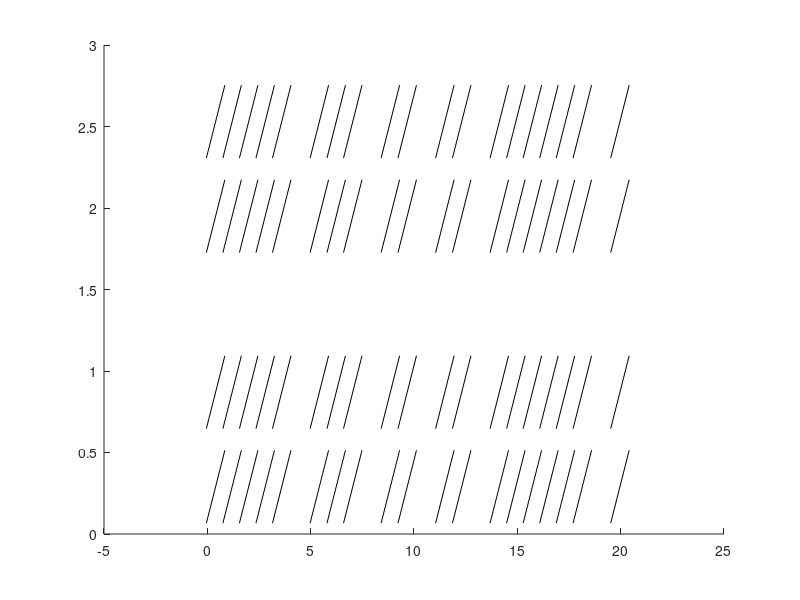

The MATLAB script that drew this image:
close all
clc
clear


%carriage coordinates

%composition of matrix: [x_coord,y_coord,seat_no.]


seat_locations = zeros(76,3);

seat_locations(1,:) = [0.4,0.29,1];
seat_locations(2,:) = [0.4,0.87,2];
seat_locations(3,:) = [0.4,1.95,3];
seat_locations(4,:) = [0.4,2.53,4];

seat_locations(5,:) = [1.2,0.29,5];
seat_locations(6,:) = [1.2,0.87,6];
seat_locations(7,:) = [1.2,1.95,7];
seat_locations(8,:) = [1.2,2.53,8];

seat_locations(9,:) = [2,0.29,9];
seat_locations(10,:) = [2,0.87,10];
seat_locations(11,:) = [2,1.95,11];
seat_locations(12,:) = [2,2.53,12];

seat_locations(13,:) = [2.8,0.29,13];
seat_locations(14,:) = [2.8,0.87,14];
seat_locations(15,:) = [2.8,1.95,15];
seat_locations(16,:) = [2.8,2.53,16];

seat_locations(17,:) = [3.6,0.29,17];
seat_locations(18,:) = [3.6,0.87,18];
seat_locations(19,:) = [3.6,1.95,19];
seat_locations(20,:) = [3.6,2.53,20];

%table%

seat_locations(21,:) = [5.42,0.29,21];
seat_locations(22,:) = [5.42,0.87,22];
seat_locations(23,:) = [5.42,1.95,23];
seat_locations(24,:) = [5.42,2.53,24];

%back to back seats%

seat_locations(25,:) = [6.236,0.29,25];
seat_locations(26,:) = [6.236,0.87,26];
seat_locations(27,:) = [6.236,1.95,27];
seat_locations(28,:) = [6.236,2.53,28];

seat_locations(29,:) = [7.036,0.29,29];
seat_locations(30,:) = [7.036,0.87,30];
seat_locations(31,:) = [7.036,1.95,31];
seat_locations(32,:) = [7.036,2.53,32];

%table%

seat_locations(33,:) = [8.856,0.29,33];
seat_locations(34,:) = [8.856,0.87,34];
seat_locations(35,:) = [8.856,1.95,35];
seat_locations(36,:) = [8.856,2.53,36];

%back to back seats%

seat_locations(37,:) = [9.672,0.29,37];
seat_locations(38,:) = [9.672,0.87,38];
seat_locations(39,:) = [9.672,1.95,39];
seat_locations(40,:) = [9.672,2.53,40];

%table%

seat_locations(41,:) = [11.492,0.29,41];
seat_locations(42,:) = [11.492,0.87,42];
seat_locations(43,:) = [11.492,1.95,43];
seat_locations(44,:) = [11.492,2.53,44];

%back to back seats%

seat_locations(45,:) = [12.308,0.29,45];
seat_locations(46,:) = [12.308,0.87,46];
seat_locations(47,:) = [12.308,1.95,47];
seat_locations(48,:) = [12.308,2.53,48];

%table

seat_locations(49,:) = [14.128,0.29,49];
seat_locations(50,:) = [14.128,0.87,50];
seat_locations(51,:) = [14.128,1.95,51];
seat_locations(52,:) = [14.128,2.53,52];

seat_locations(53,:) = [14.928,0.29,53];
seat_locations(54,:) = [14.928,0.87,54];
seat_locations(55,:) = [14.928,1.95,55];
seat_locations(56,:) = [14.928,2.53,56];

seat_locations(57,:) = [15.728,0.29,57];
seat_locations(58,:) = [15.728,0.87,58];
seat_locations(59,:) = [15.728,1.95,59];
seat_locations(60,:) = [15.728,2.53,60];

seat_locations(61,:) = [16.528,0.29,61];
seat_locations(62,:) = [16.528,0.87,62];
seat_locations(63,:) = [16.528,1.95,63];
seat_locations(64,:) = [16.528,2.53,64];

seat_locations(65,:) = [17.328,0.29,65];
seat_locations(66,:) = [17.328,0.87,66];
seat_locations(67,:) = [17.328,1.95,67];
seat_locations(68,:) = [17.328,2.53,68];

%back to back seats%

seat_locations(69,:) = [18.144,0.29,69];
seat_locations(70,:) = [18.144,0.87,70];
seat_locations(71,:) = [18.144,1.95,71];
seat_locations(72,:) = [18.144,2.53,72];

%table%

seat_locations(73,:) = [19.964,0.29,73];
seat_locations(74,:) = [19.964,0.87,74];
seat_locations(75,:) = [19.964,1.95,75];
seat_locations(76,:) = [19.964,2.53,76];

shield_locations = seat_locations;
for i = 1:19
    4*i -3:4*i
    newx = (seat_locations(4*i-3,1) + seat_locations(4*i ,1))/2;
   shield_locations(4*i -3:4*i,1) = newx ;
end
%Now loop to report as shield endpoints.
%based on shield length 2R, shield gradient Delta,find the endpoints for a
%single shield by performing

%x = center +- sqrt(R^2/(1+delta^2)), y = delta*x
delta = 0.5*ones(76,1);
R = 0.5*ones(76,1);

shield_endpoints = zeros(76,4);
for i = 1:76
 x = sqrt(R(i)^2/(1+delta(i)^2));
 y = delta(i)*x;
 shield_endpoints(i,:) = [shield_locations(i,1)-x shield_locations(i,1)+x shield_locations(i,2)-y shield_locations(i,2)+y]
end
    

csvwrite('shield_locations_diagonal.csv',shield_endpoints)
clf
for i = 1:76
    hold on
plot([shield_endpoints(i,1),shield_endpoints(i,2)],[shield_endpoints(i,3),shield_endpoints(i,4)],'-k','MarkerSize',10)
end
% 
% plot([0,0],[0,2.82],'-k','linewidth',2)
% plot([20.4,20.4],[0,2.82],'-k','linewidth',2)
% plot([0,20.4],[2.82,2.82],'-k','linewidth',2)
% plot([0,20.4],[0,0],'-k','linewidth',2)
% xlabel("$x$",'Interpreter','latex')
% ylabel("$y$",'Interpreter','latex')
% xlim([0 20.5])

